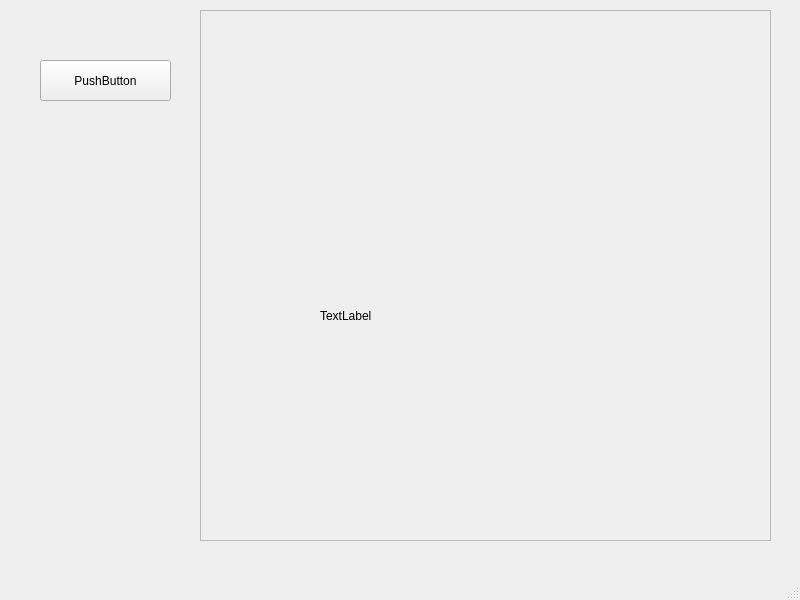
<?xml version="1.0" encoding="UTF-8"?>
<ui version="4.0">
 <class>MainWindow</class>
 <widget class="QMainWindow" name="MainWindow">
  <property name="geometry">
   <rect>
    <x>0</x>
    <y>0</y>
    <width>800</width>
    <height>600</height>
   </rect>
  </property>
  <property name="windowTitle">
   <string>MainWindow</string>
  </property>
  <widget class="QWidget" name="centralwidget">
   <widget class="QPushButton" name="map_back">
    <property name="geometry">
     <rect>
      <x>40</x>
      <y>60</y>
      <width>131</width>
      <height>41</height>
     </rect>
    </property>
    <property name="text">
     <string>PushButton</string>
    </property>
   </widget>
   <widget class="QFrame" name="frame">
    <property name="geometry">
     <rect>
      <x>200</x>
      <y>10</y>
      <width>571</width>
      <height>531</height>
     </rect>
    </property>
    <property name="frameShape">
     <enum>QFrame::StyledPanel</enum>
    </property>
    <property name="frameShadow">
     <enum>QFrame::Raised</enum>
    </property>
    <widget class="QLabel" name="label">
     <property name="geometry">
      <rect>
       <x>120</x>
       <y>300</y>
       <width>54</width>
       <height>12</height>
      </rect>
     </property>
     <property name="text">
      <string>TextLabel</string>
     </property>
    </widget>
   </widget>
  </widget>
  <widget class="QMenuBar" name="menubar">
   <property name="geometry">
    <rect>
     <x>0</x>
     <y>0</y>
     <width>800</width>
     <height>21</height>
    </rect>
   </property>
  </widget>
  <widget class="QStatusBar" name="statusbar"/>
 </widget>
 <resources/>
 <connections/>
</ui>
